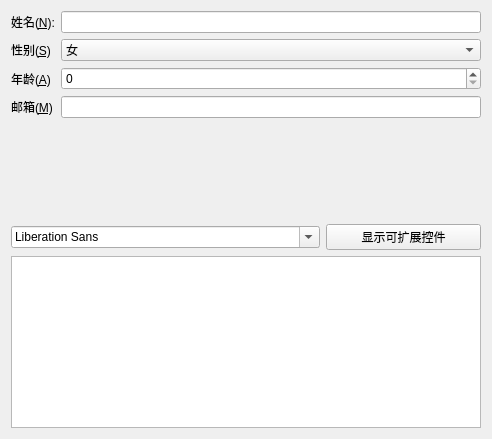
<?xml version="1.0" encoding="UTF-8"?>
<ui version="4.0">
 <class>YjmLayout</class>
 <widget class="QWidget" name="YjmLayout">
  <property name="geometry">
   <rect>
    <x>0</x>
    <y>0</y>
    <width>492</width>
    <height>439</height>
   </rect>
  </property>
  <property name="windowTitle">
   <string>Form</string>
  </property>
  <layout class="QVBoxLayout" name="verticalLayout">
   <item>
    <layout class="QFormLayout" name="formLayout">
     <item row="0" column="0">
      <widget class="QLabel" name="nLabel">
       <property name="text">
        <string>姓名(&amp;N):</string>
       </property>
       <property name="buddy">
        <cstring>nLineEdit</cstring>
       </property>
      </widget>
     </item>
     <item row="0" column="1">
      <widget class="QLineEdit" name="nLineEdit"/>
     </item>
     <item row="1" column="0">
      <widget class="QLabel" name="sLabel">
       <property name="text">
        <string>性别(&amp;S)</string>
       </property>
       <property name="buddy">
        <cstring>sComboBox</cstring>
       </property>
      </widget>
     </item>
     <item row="1" column="1">
      <widget class="QComboBox" name="sComboBox">
       <item>
        <property name="text">
         <string>女</string>
        </property>
       </item>
       <item>
        <property name="text">
         <string>男</string>
        </property>
       </item>
      </widget>
     </item>
     <item row="2" column="0">
      <widget class="QLabel" name="aLabel">
       <property name="text">
        <string>年龄(&amp;A)</string>
       </property>
       <property name="buddy">
        <cstring>aSpinBox</cstring>
       </property>
      </widget>
     </item>
     <item row="2" column="1">
      <widget class="QSpinBox" name="aSpinBox"/>
     </item>
     <item row="3" column="0">
      <widget class="QLabel" name="mLabel">
       <property name="text">
        <string>邮箱(&amp;M)</string>
       </property>
       <property name="buddy">
        <cstring>mLineEdit</cstring>
       </property>
      </widget>
     </item>
     <item row="3" column="1">
      <widget class="QLineEdit" name="mLineEdit"/>
     </item>
    </layout>
   </item>
   <item>
    <spacer name="verticalSpacer">
     <property name="orientation">
      <enum>Qt::Vertical</enum>
     </property>
     <property name="sizeType">
      <enum>QSizePolicy::Fixed</enum>
     </property>
     <property name="sizeHint" stdset="0">
      <size>
       <width>20</width>
       <height>100</height>
      </size>
     </property>
    </spacer>
   </item>
   <item>
    <layout class="QHBoxLayout" name="horizontalLayout" stretch="2,1">
     <item>
      <widget class="QFontComboBox" name="fontComboBox">
       <property name="sizePolicy">
        <sizepolicy hsizetype="Preferred" vsizetype="Fixed">
         <horstretch>0</horstretch>
         <verstretch>0</verstretch>
        </sizepolicy>
       </property>
      </widget>
     </item>
     <item>
      <widget class="QPushButton" name="pushButtonHideText">
       <property name="sizePolicy">
        <sizepolicy hsizetype="Minimum" vsizetype="Fixed">
         <horstretch>0</horstretch>
         <verstretch>0</verstretch>
        </sizepolicy>
       </property>
       <property name="text">
        <string>显示可扩展控件</string>
       </property>
      </widget>
     </item>
    </layout>
   </item>
   <item>
    <widget class="QTextEdit" name="textEdit"/>
   </item>
  </layout>
 </widget>
 <resources/>
 <connections/>
</ui>
